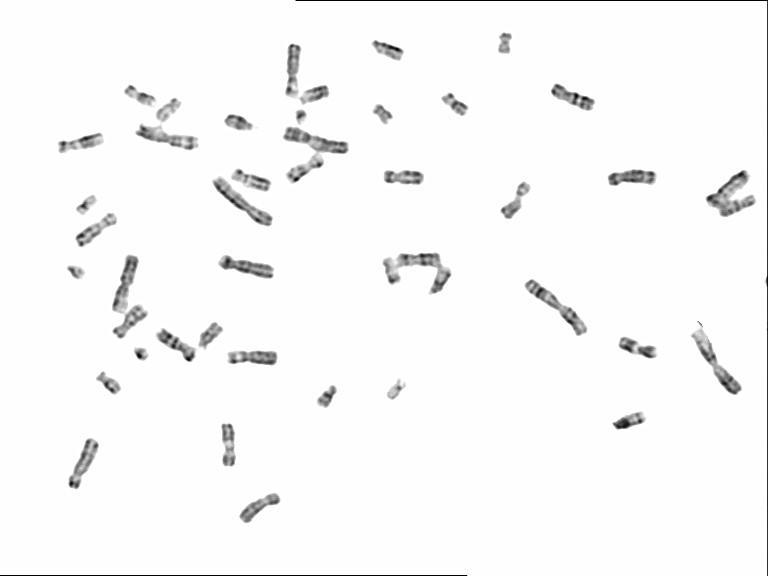
#> input picture rank/test_images/Chang__16989.jpg, 768 x 576 px
$ python -i v4_runtime.py   (imports and definitions only)
#> lines starting #> are read from the running program, lines starting #| are printed output that depends on the picture; after the words box and inside, x2 and y2 are one past the last pixel; in counts of white or black regions, pixels touching at a corner belong together
"""Runtime-only implementation of the frozen Traditional Quality Ranker V4."""
from __future__ import annotations

import hashlib
import math
from pathlib import Path

import joblib
import numpy as np
import pandas as pd
from PIL import Image, ImageOps
from scipy import ndimage


WEIGHTS = {
    "segmentation": 0.40,
    "individual_clarity": 0.22,
    "morphology_distribution": 0.14,
    "gray_visibility": 0.10,
    "focus": 0.06,
    "background_illumination": 0.06,
    "acquisition_spec": 0.02,
}
TARGET_COUNT = 46
IMAGE_SIZE = 384
VERSION = "traditional_quality_ranker_v4_hierarchical_46"
IDENTITY = [
    "image_id", "relative_path", "path", "source", "case_id", "sha256",
    "near_duplicate_group",
]


# [6 lines left out: function sha256_file, not called in this run]


def _load_gray(path: Path) -> tuple[np.ndarray, int, int]:
#> called with path = '../rank/test_images/Chang__16989.jpg'
    with Image.open(path) as image:
#> image is the input picture: PIL image 768x576 RGB; min 0, max 255, mean 248.1
        image = ImageOps.exif_transpose(image).convert("L")
#> image: PIL image 768x576 L
        width, height = image.size
#> width = 768; height = 576
        image.thumbnail((IMAGE_SIZE, IMAGE_SIZE), Image.Resampling.LANCZOS)
#> image: PIL image 384x288 L
        gray = np.asarray(image, dtype=np.float32) / 255.0
    return gray, width, height


def object_features(path: Path) -> dict[str, float]:
    """Compute the V4 connected-component measurements for one image."""
    gray, _, _ = _load_gray(path)
    pixel_count = gray.size
#> pixel_count = 110592
    background = ndimage.uniform_filter(
        ndimage.maximum_filter(gray, size=41, mode="nearest"), size=21, mode="nearest"
    )
    residual = np.maximum(background - gray, 0.0)
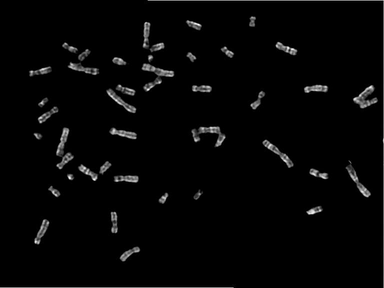
#> residual: shape (288, 384) float32; min 0, max 1, mean 0.0263
    median = float(np.median(residual))
#> median = 0.00392
    mad = float(np.median(np.abs(residual - median)))
#> mad = 0.000187
    threshold = max(
        median + 3.0 * mad,
        float(np.quantile(residual, 0.75)) + 0.008,
        0.015,
    )
#> threshold = 0.015
    mask = residual > threshold
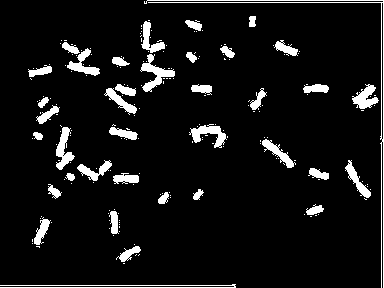
#> mask: shape (288, 384) bool; 7.7% white; 198 white regions (160 under 20 px), largest, box (x1, y1, x2, y2) and area: (144, 0, 384, 288) 1055, (0, 284, 236, 288) 477, (140, 54, 175, 92) 462
    mask = ndimage.binary_opening(mask, structure=np.ones((2, 2), dtype=bool))
#> mask: shape (288, 384) bool; 5.9% white; 38 white regions (2 under 20 px), largest, box (x1, y1, x2, y2) and area: (141, 54, 175, 92) 448, (191, 125, 226, 148) 379, (56, 127, 74, 170) 377
    mask = ndimage.binary_closing(mask, structure=np.ones((3, 3), dtype=bool))
#> mask: shape (288, 384) bool; 5.9% white; 35 white regions (2 under 20 px), largest, box (x1, y1, x2, y2) and area: (141, 21, 175, 92) 761, (62, 42, 100, 76) 455, (106, 84, 137, 114) 414
    labels, count = ndimage.label(mask, structure=np.ones((3, 3), dtype=bool))
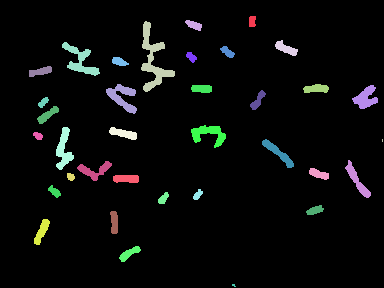
#> labels: shape (288, 384) int32; 36 distinct labels, from 0 to 35; one colour per label, 0 black
#> count = 35
    areas = np.bincount(labels.ravel(), minlength=count + 1).astype(np.float64)
#> areas = 36 values, max 104037 at index 0, min 3 at index 22, mean 3072
    min_area = max(18.0, pixel_count * 0.00035)
#> min_area = 38.71
    max_area = pixel_count * 0.035
#> max_area = 3870.7

    eligible_labels: list[int] = []
    ranges: list[float] = []
    stds: list[float] = []
    gradients: list[float] = []
    centroids: list[tuple[float, float]] = []
    eligible_areas: list[float] = []
    gy, gx = np.gradient(gray)
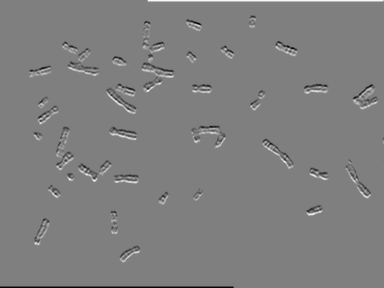
#> gy: shape (288, 384) float32; min -0.5, max 0.5, mean 1.36e-05; drawn with min black and max white
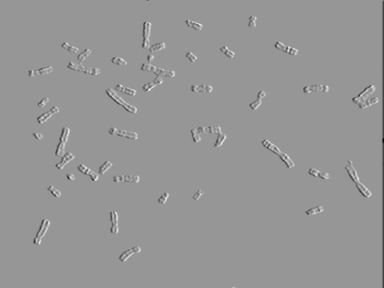
#> gx: shape (288, 384) float32; min -0.682, max 0.473, mean -0.0015; drawn with min black and max white
    gradient = np.hypot(gx, gy)
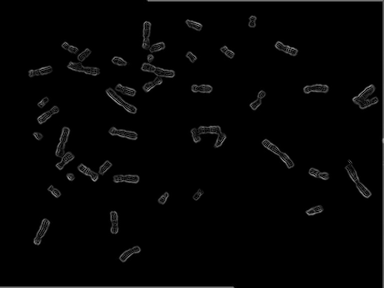
#> gradient: shape (288, 384) float32; min 0, max 0.691, mean 0.0167
    objects = ndimage.find_objects(labels)
#> objects = 35 items
    for label_id, slices in enumerate(objects, start=1):
        if slices is None or not (min_area <= areas[label_id] <= max_area):
            continue
        height = slices[0].stop - slices[0].start
        width = slices[1].stop - slices[1].start
        aspect = max(height, width) / max(min(height, width), 1)
        fill = areas[label_id] / max(height * width, 1)
        if aspect > 9.0 or fill < 0.08:
            continue
        component = labels[slices] == label_id
        values = gray[slices][component]
        grad_values = gradient[slices][component]
        if values.size == 0:
            continue
        eligible_labels.append(label_id)
        eligible_areas.append(float(areas[label_id]))
        ranges.append(float(np.quantile(values, 0.90) - np.quantile(values, 0.10)))
        stds.append(float(np.std(values)))
        gradients.append(float(np.median(grad_values)))
        coords = np.argwhere(labels == label_id)
        centroids.append((float(coords[:, 0].mean()), float(coords[:, 1].mean())))
#> this loop made 35 passes
#> (height, width, aspect, fill) on passes 1 to 12: (11, 7, 1.57, 0.922), (11, 17, 1.55, 0.594), (71, 34, 2.09, 0.315), (16, 23, 1.44, 0.484), (34, 38, 1.12, 0.352), (12, 15, 1.25, 0.544), (11, 11, 1, 0.603), (9, 17, 1.89, 0.68), (11, 23, 2.09, 0.605), (30, 31, 1.03, 0.445), (9, 26, 2.89, 0.761), (8, 21, 2.62, 0.893)
#> pass 3, in object_features, `component = labels[slices] == label_id`:
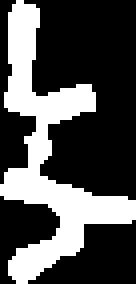
#> component: shape (71, 34) bool (shown 4 times larger); 31.5% white; 1 white region, box (x1, y1, x2, y2) and area: (0, 0, 34, 71) 761
#> after the loop, centroids = 33 pairs, first value 20.97 to 253.1, second value 37.66 to 365.4; eligible_areas = 33 values, max 761 at index 2, min 50 at index 24, mean 198.3; eligible_labels = 33 values from 1 to 34; gradients = 33 values, max 0.215 at index 24, min 0.127 at index 27, mean 0.175; ranges = 33 values, max 0.754 at index 29, min 0.315 at index 27, mean 0.537; stds = 33 values, max 0.267 at index 29, min 0.132 at index 27, mean 0.2

    foreground_pixels = max(float(mask.sum()), 1.0)
#> foreground_pixels = 6555
    eligible_pixels = float(sum(eligible_areas))
#> eligible_pixels = 6544
    artifact_fraction = float(
        areas[1:][areas[1:] > max_area].sum() / foreground_pixels
    ) if count else 0.0
#> artifact_fraction = 0
    usable_fraction = min(eligible_pixels / foreground_pixels, 1.0)
#> usable_fraction = 0.998
    estimated_count = len(eligible_labels)
#> estimated_count = 33
    count_closeness = math.exp(-abs(estimated_count - TARGET_COUNT) / 9.0)
#> count_closeness = 0.236
    segmentation_raw = (
        0.75 * count_closeness
        + 0.15 * usable_fraction
        + 0.10 * (1.0 - min(artifact_fraction, 1.0))
    )
#> segmentation_raw = 0.427
    if eligible_areas:
        area_array = np.asarray(eligible_areas)
#> area_array has the same summary as eligible_areas
        area_cv = float(area_array.std() / max(area_array.mean(), 1e-8))
#> area_cv = 0.744
        individual_clarity_raw = (
            0.60 * float(np.median(ranges))
            + 0.30 * float(np.median(stds))
            + 0.10 * float(np.median(gradients))
        )
#> individual_clarity_raw = 0.401
    else:
        area_cv = 9.0
        individual_clarity_raw = 0.0
    if len(centroids) >= 2:
        points = np.asarray(centroids)
#> points has the same summary as centroids
        spatial_dispersion = float(
            np.sqrt(np.var(points[:, 0]) + np.var(points[:, 1]))
            / max(math.sqrt(gray.shape[0] ** 2 + gray.shape[1] ** 2), 1.0)
        )
#> spatial_dispersion = 0.246
    else:
        spatial_dispersion = 0.0

    return {
        "estimated_chromosome_count": float(estimated_count),
        "count_absolute_error": float(abs(estimated_count - TARGET_COUNT)),
        "count_closeness": count_closeness,
        "usable_component_fraction": usable_fraction,
        "large_artifact_fraction": artifact_fraction,
        "eligible_component_area_cv": area_cv,
        "object_spatial_dispersion": spatial_dispersion,
        "single_object_gray_range_median": float(np.median(ranges)) if ranges else 0.0,
        "single_object_gray_std_median": float(np.median(stds)) if stds else 0.0,
        "single_object_gradient_median": float(np.median(gradients)) if gradients else 0.0,
        "segmentation_raw": segmentation_raw,
        "individual_clarity_raw": individual_clarity_raw,
    }


# [69 lines left out: functions object_feature_worker, _add_category_raw, _fixed_percentile, score_frame, load_ranker, not called in this run]

>>> result = object_features('../rank/test_images/Chang__16989.jpg')
#> result = 12 items

$ run again, on rank/test_images/Chang__17174.jpg
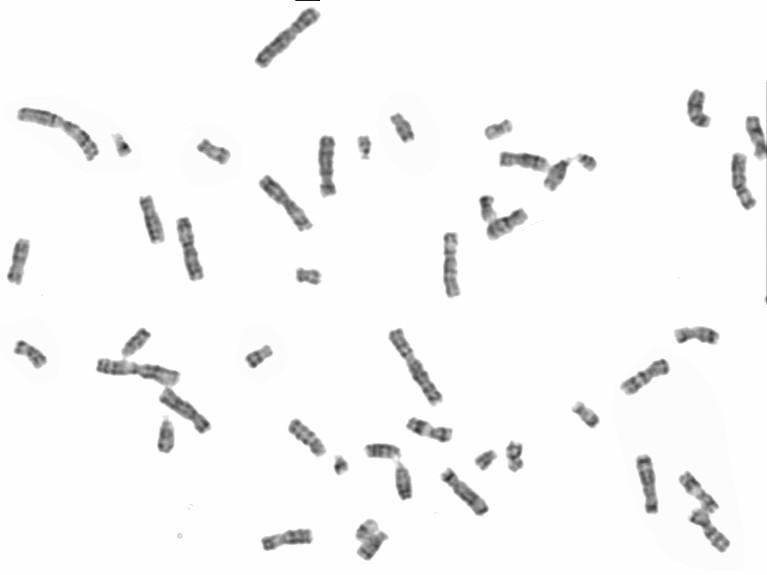
#> input picture rank/test_images/Chang__17174.jpg, 767 x 575 px
#> in _load_gray, image is the input picture: PIL image 767x575 RGB; min 7, max 255, mean 246.7
#> median = 0.00392
#> mad = 0.000373
#> threshold = 0.015
#> in object_features, `labels, count = ndimage.label(mask, structure=np.ones((3, 3), dtype=bo..`:
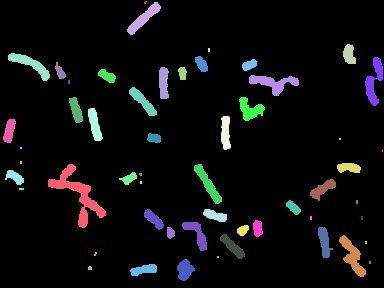
#> labels: shape (288, 384) int32; 55 distinct labels, from 0 to 54; one colour per label, 0 black
#> count = 54
#> areas = 55 values, max 101502 at index 0, min 3 at index 24, mean 2010.8
#> objects = 54 items
#> the loop in object_features, `for label_id, slices in enumerate(objects, start=1):` made 54 passes
#> (height, width, aspect, fill) on passes 2, 3, 5, 6, 7, 8, 9, 10: (33, 34, 1.03, 0.321), (20, 13, 1.54, 0.727), (28, 42, 1.5, 0.337), (16, 13, 1.23, 0.654), (49, 18, 2.72, 0.475), (12, 15, 1.25, 0.667), (17, 11, 1.55, 0.529), (32, 10, 3.2, 0.825)
#> pass 2, in object_features, `component = labels[slices] == label_id`:
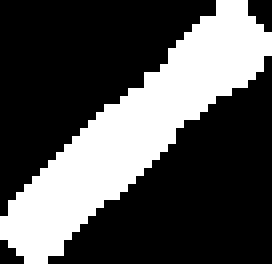
#> component: shape (33, 34) bool (shown 8 times larger); 32.1% white; 1 white region, box (x1, y1, x2, y2) and area: (0, 0, 34, 33) 360
#> after the loop in object_features, `for label_id, slices in enumerate(objects, start=1):`: centroids = 36 pairs, first value 17.91 to 269.6, second value 9 to 373.7; eligible_areas = 36 values, max 943 at index 19, min 75 at index 30, mean 249; eligible_labels = 36 values from 2 to 53; gradients = 36 values, max 0.162 at index 27, min 0.11 at index 34, mean 0.139; ranges = 36 values, max 0.567 at index 30, min 0.422 at index 5, mean 0.511; stds = 36 values, max 0.218 at index 30, min 0.158 at index 5, mean 0.188
#> foreground_pixels = 9090
#> eligible_pixels = 8965
#> artifact_fraction = 0
#> usable_fraction = 0.986
#> estimated_count = 36
#> count_closeness = 0.329
#> segmentation_raw = 0.495
#> area_array has the same summary as eligible_areas
#> area_cv = 0.631
#> individual_clarity_raw = 0.378
#> points has the same summary as centroids
#> spatial_dispersion = 0.254
#> result = 12 items

$ run again, on rank/test_images/Chromosome5000__104891.jpg
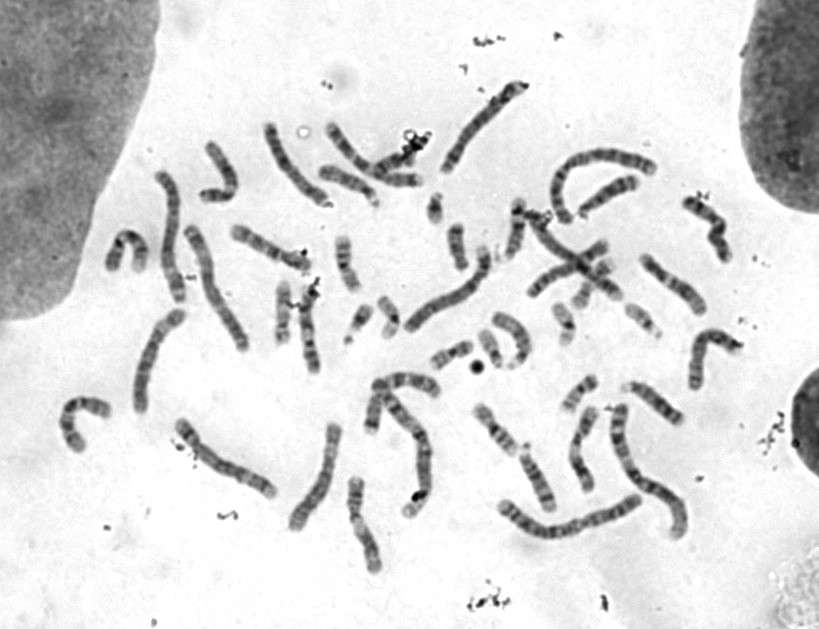
#> input picture rank/test_images/Chromosome5000__104891.jpg, 819 x 629 px
#> in _load_gray, image is the input picture: PIL image 819x629 RGB; min 0, max 255, mean 217.8
#> median = 0.0471
#> mad = 0.0392
#> threshold = 0.165
#> in object_features, `labels, count = ndimage.label(mask, structure=np.ones((3, 3), dtype=bo..`:
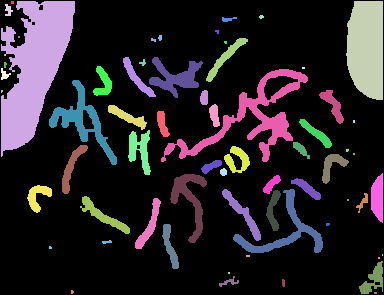
#> labels: shape (295, 384) int32; 64 distinct labels, from 0 to 63; one colour per label, 0 black
#> count = 63
#> areas = 64 values, max 88066 at index 0, min 2 at index 55, mean 1770
#> objects = 63 items
#> the loop in object_features, `for label_id, slices in enumerate(objects, start=1):` made 63 passes
#> (height, width, aspect, fill) on passes 3, 4, 6, 11, 13, 14, 17, 19: (99, 37, 2.68, 0.86), (12, 8, 1.5, 0.604), (5, 15, 3, 0.613), (44, 42, 1.05, 0.215), (40, 33, 1.21, 0.259), (41, 54, 1.32, 0.41), (30, 19, 1.58, 0.516), (12, 10, 1.2, 0.5)
#> pass 3, in object_features, `component = labels[slices] == label_id`:
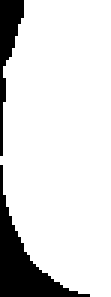
#> component: shape (99, 37) bool (shown 3 times larger); 86% white; 2 black regions, box (x1, y1, x2, y2) and area: (0, 55, 30, 99) 349, (0, 0, 8, 52) 163
#> after the loop in object_features, `for label_id, slices in enumerate(objects, start=1):`: centroids = 37 pairs, first value 9.83 to 281.7, second value 4.13 to 377.3; eligible_areas = 37 values, max 3151 at index 0, min 44 at index 22, mean 499.2; eligible_labels = 37 values from 3 to 60; gradients = 37 values, max 0.308 at index 22, min 0.0265 at index 7, mean 0.136; ranges = 37 values, max 0.674 at index 22, min 0.0592 at index 7, mean 0.418; stds = 37 values, max 0.256 at index 22, min 0.0214 at index 7, mean 0.157
#> foreground_pixels = 25214
#> eligible_pixels = 18471
#> artifact_fraction = 0.257
#> usable_fraction = 0.733
#> estimated_count = 37
#> count_closeness = 0.368
#> segmentation_raw = 0.46
#> area_array has the same summary as eligible_areas
#> area_cv = 1.32
#> individual_clarity_raw = 0.329
#> points has the same summary as centroids
#> spatial_dispersion = 0.25
#> result = 12 items

$ run again, on rank/test_images/Chromosome5000__1057414.jpg
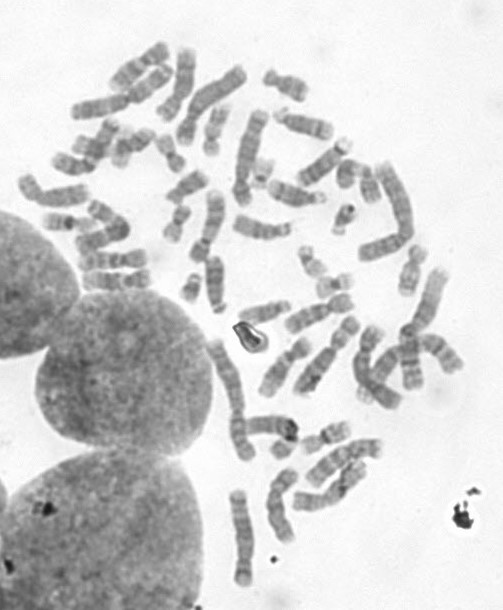
#> input picture rank/test_images/Chromosome5000__1057414.jpg, 503 x 610 px
#> in _load_gray, image is the input picture: PIL image 503x610 RGB; min 22, max 255, mean 209.6
#> median = 0.0461
#> mad = 0.0304
#> threshold = 0.297
#> labels: shape (384, 317) int32; 55 distinct labels, from 0 to 54
#> count = 54
#> areas = 55 values, max 91707 at index 0, min 4 at index 12, mean 2213.2
#> objects = 54 items
#> the loop in object_features, `for label_id, slices in enumerate(objects, start=1):` made 54 passes
#> (height, width, aspect, fill) on passes 1 to 8: (47, 61, 1.3, 0.333), (42, 23, 1.83, 0.411), (44, 43, 1.02, 0.3), (18, 25, 1.39, 0.496), (26, 13, 2, 0.53), (56, 20, 2.8, 0.459), (15, 29, 1.93, 0.575), (34, 40, 1.18, 0.392)
#> pass 3, in object_features, `component = labels[slices] == label_id`:
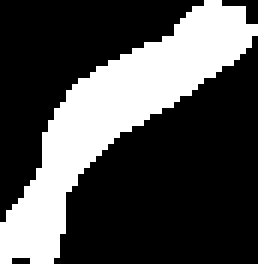
#> component: shape (44, 43) bool (shown 6 times larger); 30% white; 1 white region, box (x1, y1, x2, y2) and area: (0, 0, 43, 44) 567
#> after the loop in object_features, `for label_id, slices in enumerate(objects, start=1):`: centroids = 37 pairs, first value 53.45 to 373.4, second value 5.49 to 290.7; eligible_areas = 37 values, max 1771 at index 24, min 43 at index 34, mean 378.8; eligible_labels = 37 values from 1 to 52; gradients = 37 values, max 0.153 at index 33, min 0.0195 at index 36, mean 0.0485; ranges = 37 values, max 0.479 at index 33, min 0.0588 at index 36, mean 0.169; stds = 37 values, max 0.215 at index 33, min 0.0216 at index 36, mean 0.0657
#> foreground_pixels = 30021
#> eligible_pixels = 14015
#> artifact_fraction = 0.527
#> usable_fraction = 0.467
#> estimated_count = 37
#> count_closeness = 0.368
#> segmentation_raw = 0.393
#> area_array has the same summary as eligible_areas
#> area_cv = 0.876
#> individual_clarity_raw = 0.114
#> points has the same summary as centroids
#> spatial_dispersion = 0.237
#> result = 12 items
